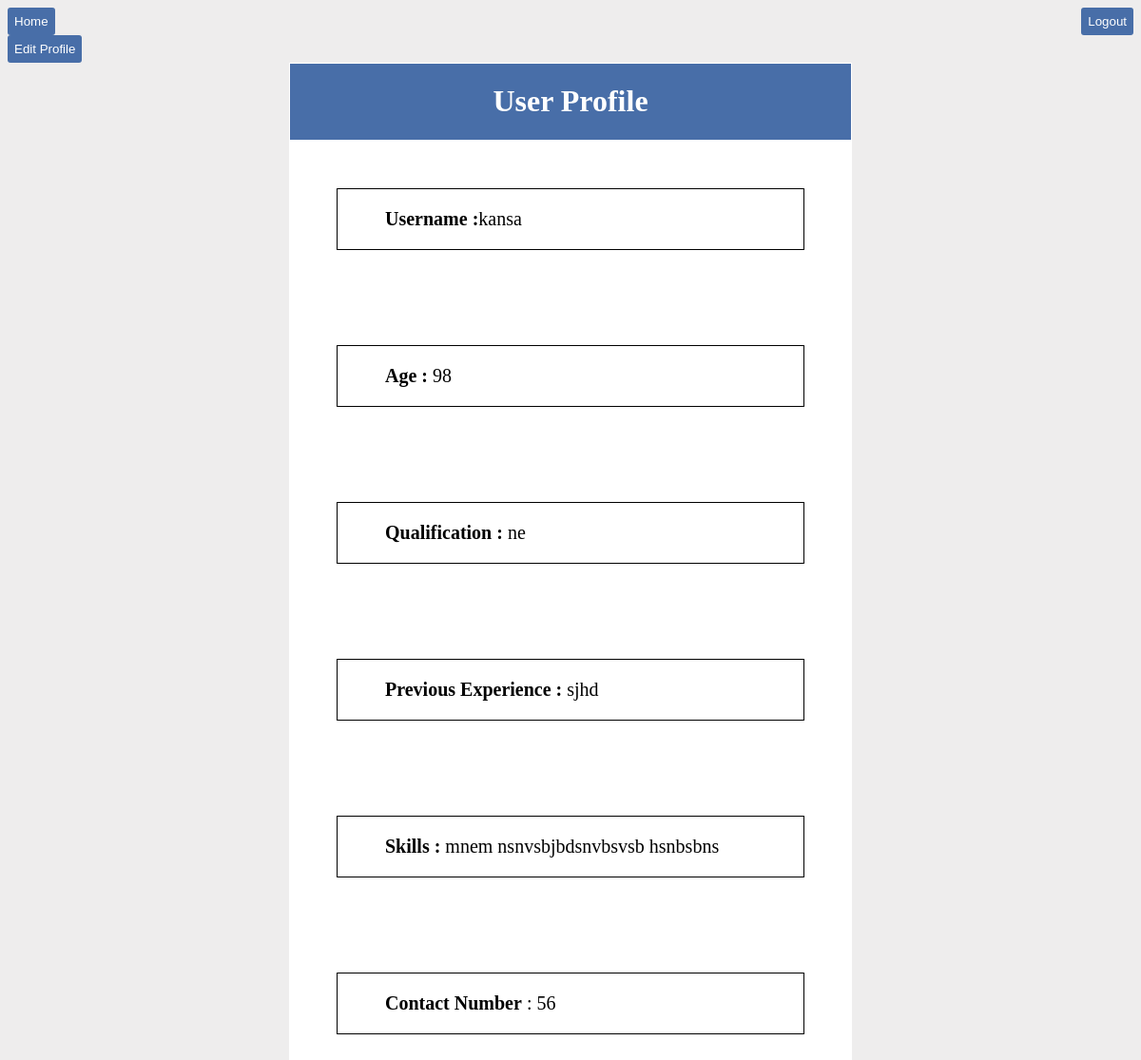
The app's page /profile/ (signed in) with its own data.
### app/models.py (models this page shows, shortened)
class Datas(models.Model):
    user=models.OneToOneField(User, on_delete=models.CASCADE)
    age=models.CharField(blank=True,max_length=200, null=True)
    qualification=models.CharField(blank=True,max_length=200,null=True)
    exp=models.CharField(blank=True,max_length=200,null=True)
    skills=models.CharField(blank=True,max_length=200,null=True)
    phone=models.CharField(blank=True,max_length=15, unique=True,null=True)

### app/views.py (the view)
# urls.py: path('profile/', views.Profile ,name='profile'),
@login_required(login_url='signup')
def Profile(request):
    try:
        data=Datas.objects.get(user=request.user)
    except Exception as e:
        data=None
        print('Exception:', e)
    context1={
        'data':data,
    }
    return render (request,'profile.html', context1)

### templates/profile.html (shortened to what this page needs)
<!DOCTYPE html>
<html lang="en">
<head>
</head>
<body>
    <div class="bt">
    <a href="{% url 'home' %}" class="btn btn-primary"><button>Home</button></a>
    <a href="{% url 'logout' %}" class="btn btn-primary"><button>Logout</button></a>
    <a href="{% url 'pedit' %}"><button>Edit Profile</button></a>
</div>
    <div class="co">
    <div class="container">
        <div class="title">
        <h1 >User Profile</h1>
        </div>
        <div class="nam">
            <p><b>Username :</b>{{user.username}}</p>
        </div>
        <div class="age">
            <p><b>Age :  </b> {{data.age}}</p>
        </div>
        <div class="qualification">
            <p ><b>Qualification :  </b> {{data.qualification}}</p>
        </div>
        <div class="exp">
            <p><b>Previous Experience : </b> {{data.exp}}</p>
        </div>
        <div class="skills">
            <p><b>Skills : </b>  {{data.skills}}</p>
        </div>
        <div class="phone">
            <p> <b>Contact Number</b> :  {{data.phone}}</p>
        </div>
    </div>
    </div>
</body>
</html>

### templates/profile.html (style rules this page uses)
body { background-color: rgb(238, 237, 237); }
.container { background-color: white; min-width: 50%; min-height: 50%; display: grid; }
.co { display: flex; align-items: center; justify-content: center; }
.nam, .age, .qualification, .exp, .skills, .phone { border: 0.04px solid black; margin: 50px; padding-inline: 50px; font-size: 20px; }
.title { display: flex; align-items: center; justify-content: center; border: 0.2px solid white; background-color: rgb(72, 110, 168); }
h1 { color: white; }
.bt { display: grid; justify-content: space-between; grid-template-columns: auto auto; }
button { background-color:rgb(72, 110, 168) ; color: white; padding: 7px; border: none; border-radius: 3px; }

### records on screen
Datas: age "98", qualification "ne", exp "sjhd", skills "mnem nsnvsbjbdsnvbsvsb hsnbsbns", phone "56"

### other values on screen
{{ user.username }} "kansa"
